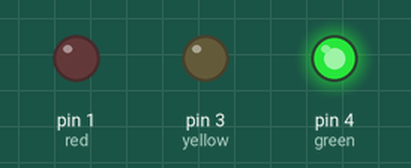
Simulated run of this sketch. Board: Arduino Uno, built with avr-gcc and run on an emulated ATmega328P. Parts: output pins drawn as LEDs (lit = HIGH).

Above: at 0.1 s.
At 90.1 s:
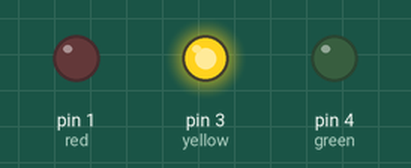
At 95.1 s:
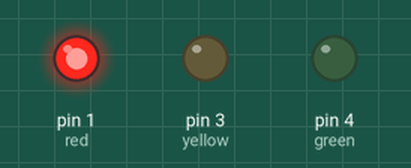
Timing chart, 0 to 96.6 s (numbered marks = the images above):
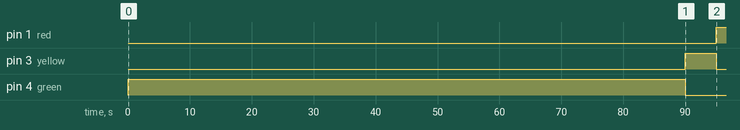

The sketch:

liz1.ino
```cpp
int red=1;
int yellow =3;
int green =4;
void setup()
{
 pinMode(red,OUTPUT);
 pinMode(green,OUTPUT);
 pinMode(yellow,OUTPUT);

}
void loop(){


   digitalWrite(green,HIGH);
   digitalWrite(yellow,LOW);
   delay(90000);


    digitalWrite(yellow, HIGH);
    digitalWrite(green, LOW);
    delay(5000);

   digitalWrite(red, HIGH);
   digitalWrite(yellow,LOW);
   delay(90000);

   digitalWrite(yellow,HIGH);
   digitalWrite(red,LOW);
   delay(5000);

  }
```

Measured:
- by itself, pin 1 (red): LOW → HIGH at 95.0 s
- by itself, pin 3 (yellow): LOW → HIGH at 90.0 s, → LOW 5.0 s later
- by itself, pin 4 (green): LOW → HIGH at 0.00 s, → LOW 90.0 s later
